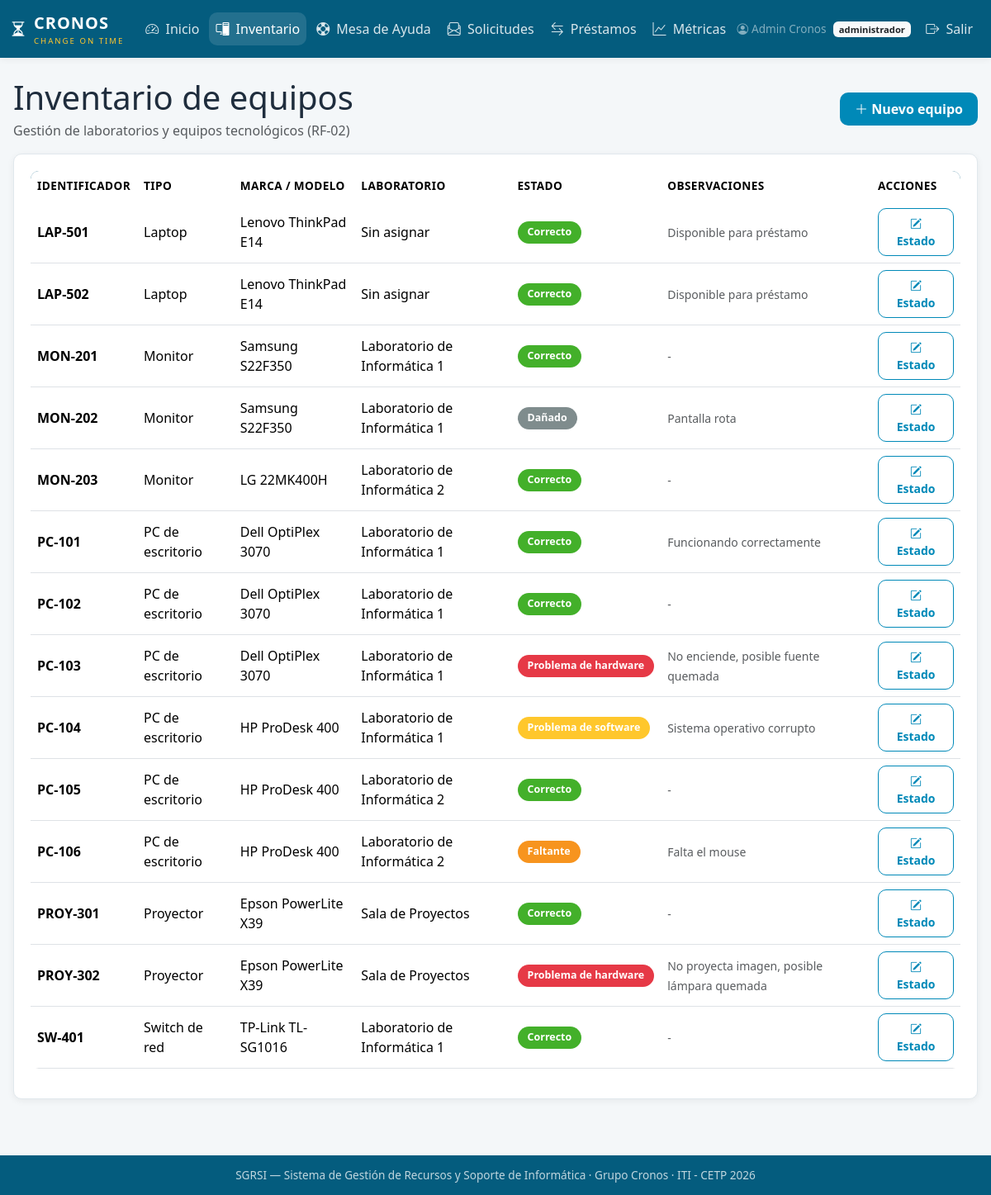
Screenshot of /index.php?pagina=inventario (signed in) with the database file from the repository.
### tables this page shows
CREATE TABLE IF NOT EXISTS equipos (
    id_equipo        INT AUTO_INCREMENT PRIMARY KEY,
    identificador    VARCHAR(30) NOT NULL UNIQUE,
    id_tipo_equipo   INT NOT NULL,
    marca            VARCHAR(50),
    modelo           VARCHAR(50),
    id_estado_equipo INT NOT NULL,
    id_laboratorio   INT DEFAULT NULL,
    observaciones    TEXT,
    fecha_alta       DATETIME NOT NULL DEFAULT CURRENT_TIMESTAMP,
    CONSTRAINT fk_equipos_tipo     FOREIGN KEY (id_tipo_equipo)   REFERENCES tipos_equipo(id_tipo_equipo),
    CONSTRAINT fk_equipos_estado   FOREIGN KEY (id_estado_equipo) REFERENCES estados_equipo(id_estado_equipo),
    CONSTRAINT fk_equipos_lab      FOREIGN KEY (id_laboratorio)   REFERENCES laboratorios(id_laboratorio)
);

CREATE TABLE IF NOT EXISTS tipos_equipo (
    id_tipo_equipo INT AUTO_INCREMENT PRIMARY KEY,
    nombre_tipo    VARCHAR(40) NOT NULL UNIQUE
);

CREATE TABLE IF NOT EXISTS estados_equipo (
    id_estado_equipo INT AUTO_INCREMENT PRIMARY KEY,
    nombre_estado    VARCHAR(40) NOT NULL UNIQUE,
    color_hex        VARCHAR(7)  NOT NULL DEFAULT '#999999'
);

CREATE TABLE IF NOT EXISTS laboratorios (
    id_laboratorio INT AUTO_INCREMENT PRIMARY KEY,
    nombre         VARCHAR(60) NOT NULL,
    numero_salon   VARCHAR(20) NOT NULL,
    capacidad      INT DEFAULT 0,
    activo         TINYINT(1) NOT NULL DEFAULT 1
);

### src/controllers/InventarioController.php (called while the page is built, shortened)
<?php
$db = Database::conectar();
$equipos = $db->query("
    SELECT e.id_equipo, e.identificador, e.marca, e.modelo, e.observaciones,
           te.nombre_tipo AS tipo,
           ee.nombre_estado AS estado, ee.color_hex,
           l.nombre AS laboratorio
    FROM equipos e
    JOIN tipos_equipo te   ON te.id_tipo_equipo = e.id_tipo_equipo
    JOIN estados_equipo ee ON ee.id_estado_equipo = e.id_estado_equipo
    LEFT JOIN laboratorios l ON l.id_laboratorio = e.id_laboratorio
    ORDER BY e.identificador
")->fetchAll();
require_once __DIR__ . '/../../views/inventario.php';
require_once __DIR__ . '/../../views/layouts/base.php';

### views/inventario.php (the view, shortened to what this page needs)
<div class="d-flex justify-content-between align-items-center mb-3">
    <div>
        <h1 class="mb-1">Inventario de equipos</h1>
        <p class="text-muted mb-0">Gestión de laboratorios y equipos tecnológicos (RF-02)</p>
    </div>
    <?php if (in_array($_SESSION['rol'], ['administrador','tecnico'])): ?>
    <button class="btn btn-cronos" data-bs-toggle="modal" data-bs-target="#modalNuevoEquipo">
        <i class="bi bi-plus-lg"></i> Nuevo equipo
    </button>
    <?php endif; ?>
</div>
<div class="card-cronos">
    <div class="table-responsive">
        <table class="table table-cronos align-middle">
            <thead>
                <tr>
                    <th>Identificador</th>
                    <th>Tipo</th>
                    <th>Marca / Modelo</th>
                    <th>Laboratorio</th>
                    <th>Estado</th>
                    <th>Observaciones</th>
                    <?php if (in_array($_SESSION['rol'], ['administrador','tecnico'])): ?>
                    <th>Acciones</th>
                    <?php endif; ?>
                </tr>
            </thead>
            <tbody>
                <?php if ($equipos): ?>
                <?php foreach ($equipos as $e): ?>
                <tr>
                    <td><strong><?= htmlspecialchars($e['identificador']) ?></strong></td>
                    <td><?= htmlspecialchars($e['tipo']) ?></td>
                    <td><?= htmlspecialchars(($e['marca'] ?? '') . ' ' . ($e['modelo'] ?? '')) ?></td>
                    <td><?= htmlspecialchars($e['laboratorio'] ?? 'Sin asignar') ?></td>
                    <td>
                        <span class="badge-estado" style="background-color:<?= $e['color_hex'] ?>">
                            <?= htmlspecialchars($e['estado']) ?>
                        </span>
                    </td>
                    <td><small class="text-muted"><?= htmlspecialchars($e['observaciones'] ?? '-') ?></small></td>
                    <?php if (in_array($_SESSION['rol'], ['administrador','tecnico'])): ?>
                    <td>
                        <button class="btn btn-sm btn-cronos-outline"
                                data-bs-toggle="modal"
                                data-bs-target="#modalEstado<?= $e['id_equipo'] ?>">
                            <i class="bi bi-pencil-square"></i> Estado
                        </button>
                    </td>
                    <?php endif; ?>
                </tr>
                <?php endforeach; ?>
                <?php else: ?>
                <tr>
                    <td colspan="7" class="text-center text-muted py-4">No hay equipos registrados.</td>
                </tr>
                <?php endif; ?>
            </tbody>
        </table>
    </div>
</div>

### public/assets/css/style.css (style rules this page uses)
:root { --ceibal-azul: #0089B8; --ceibal-azul-os: #045C7E; --ceibal-verde: #43B02A; --ceibal-naranja: #F7941E; --ceibal-amarillo: #FFC72C; --ceibal-rojo: #E63946; --ceibal-gris: #7F8C8D; --fondo: #F4F7F9; --superficie: #FFFFFF; --texto: #1F2D3D; --texto-claro: #6C7A89; --borde: #E1E8ED; --radio: 10px; --sombra: 0 2px 8px rgba(0, 0, 0, 0.06); }
* { box-sizing: border-box; }
body { font-family: "Segoe UI", Roboto, "Helvetica Neue", Arial, sans-serif; background-color: var(--fondo); color: var(--texto); margin: 0; min-height: 100vh; display: flex; flex-direction: column; }
.card-cronos { background-color: var(--superficie); border: 1px solid var(--borde); border-radius: var(--radio); box-shadow: var(--sombra); padding: 20px; margin-bottom: 20px; }
.badge-estado { display: inline-block; padding: 4px 12px; border-radius: 999px; font-size: 0.78rem; font-weight: 600; color: #FFFFFF; white-space: nowrap; }
.btn-cronos { background-color: var(--ceibal-azul); border: none; color: #FFFFFF; font-weight: 600; border-radius: var(--radio); padding: 8px 18px; transition: background-color 0.15s ease; }
.btn-cronos-outline { background-color: transparent; border: 1.5px solid var(--ceibal-azul); color: var(--ceibal-azul); font-weight: 600; border-radius: var(--radio); padding: 7px 16px; transition: all 0.15s ease; }
.table-cronos { background-color: var(--superficie); border-radius: var(--radio); overflow: hidden; }
.table-cronos thead { background-color: var(--ceibal-azul-os); color: #FFFFFF; }
.table-cronos thead th { border: none; font-weight: 600; letter-spacing: 0.4px; font-size: 0.85rem; text-transform: uppercase; }

### rows the page displays
equipos: identificador "LAP-501", id_tipo_equipo.nombre_tipo "Laptop", marca+modelo "Lenovo ThinkPad E14", laboratorio "Sin asignar", id_estado_equipo.nombre_estado "Correcto", observaciones "Disponible para préstamo"
equipos: identificador "LAP-502", id_tipo_equipo.nombre_tipo "Laptop", marca+modelo "Lenovo ThinkPad E14", laboratorio "Sin asignar", id_estado_equipo.nombre_estado "Correcto", observaciones "Disponible para préstamo"
equipos: identificador "MON-201", id_tipo_equipo.nombre_tipo "Monitor", marca+modelo "Samsung S22F350", id_laboratorio.nombre "Laboratorio de Informática 1", id_estado_equipo.nombre_estado "Correcto", observaciones "-"
equipos: identificador "MON-202", id_tipo_equipo.nombre_tipo "Monitor", marca+modelo "Samsung S22F350", id_laboratorio.nombre "Laboratorio de Informática 1", id_estado_equipo.nombre_estado "Dañado", observaciones "Pantalla rota"
equipos: identificador "MON-203", id_tipo_equipo.nombre_tipo "Monitor", marca+modelo "LG 22MK400H", id_laboratorio.nombre "Laboratorio de Informática 2", id_estado_equipo.nombre_estado "Correcto", observaciones "-"
equipos: identificador "PC-101", id_tipo_equipo.nombre_tipo "PC de escritorio", marca+modelo "Dell OptiPlex 3070", id_laboratorio.nombre "Laboratorio de Informática 1", id_estado_equipo.nombre_estado "Correcto", observaciones "Funcionando correctamente"
equipos: identificador "PC-102", id_tipo_equipo.nombre_tipo "PC de escritorio", marca+modelo "Dell OptiPlex 3070", id_laboratorio.nombre "Laboratorio de Informática 1", id_estado_equipo.nombre_estado "Correcto", observaciones "-"
equipos: identificador "PC-103", id_tipo_equipo.nombre_tipo "PC de escritorio", marca+modelo "Dell OptiPlex 3070", id_laboratorio.nombre "Laboratorio de Informática 1", id_estado_equipo.nombre_estado "Problema de hardware", observaciones "No enciende, posible fuente quemada"
equipos: identificador "PC-104", id_tipo_equipo.nombre_tipo "PC de escritorio", marca+modelo "HP ProDesk 400", id_laboratorio.nombre "Laboratorio de Informática 1", id_estado_equipo.nombre_estado "Problema de software", observaciones "Sistema operativo corrupto"
equipos: identificador "PC-105", id_tipo_equipo.nombre_tipo "PC de escritorio", marca+modelo "HP ProDesk 400", id_laboratorio.nombre "Laboratorio de Informática 2", id_estado_equipo.nombre_estado "Correcto", observaciones "-"
equipos: identificador "PC-106", id_tipo_equipo.nombre_tipo "PC de escritorio", marca+modelo "HP ProDesk 400", id_laboratorio.nombre "Laboratorio de Informática 2", id_estado_equipo.nombre_estado "Faltante", observaciones "Falta el mouse"
equipos: identificador "PROY-301", id_tipo_equipo.nombre_tipo "Proyector", marca+modelo "Epson PowerLite X39", id_laboratorio.nombre "Sala de Proyectos", id_estado_equipo.nombre_estado "Correcto", observaciones "-"
equipos: identificador "PROY-302", id_tipo_equipo.nombre_tipo "Proyector", marca+modelo "Epson PowerLite X39", id_laboratorio.nombre "Sala de Proyectos", id_estado_equipo.nombre_estado "Problema de hardware", observaciones "No proyecta imagen, posible lámpara quemada"
equipos: identificador "SW-401", id_tipo_equipo.nombre_tipo "Switch de red", marca+modelo "TP-Link TL-SG1016", id_laboratorio.nombre "Laboratorio de Informática 1", id_estado_equipo.nombre_estado "Correcto", observaciones "-"

### other values shown
$_SESSION['nombre'] "Admin Cronos"
$_SESSION['rol'] "administrador"
